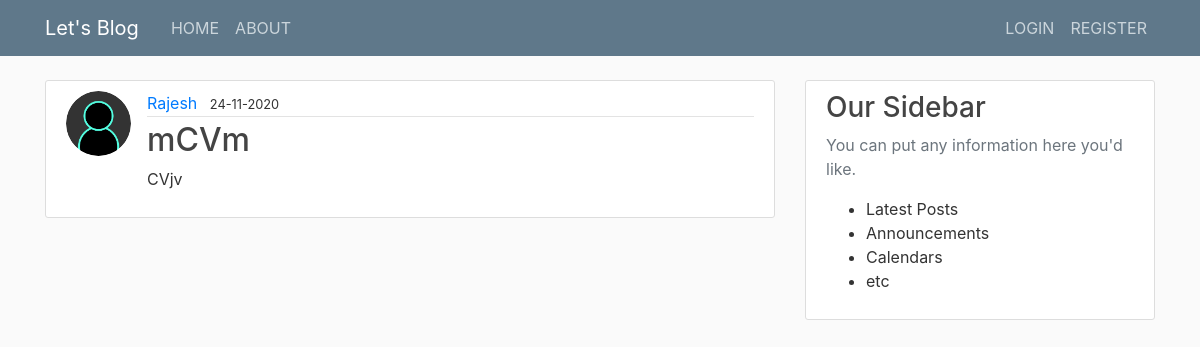
The page /post/14 on the database its author committed.
### flaskblog/models.py (models this page shows, shortened)
class User(db.Model, UserMixin):
    id = db.Column(db.Integer, primary_key=True)
    username = db.Column(db.String(10), unique=True, nullable=False)
    email = db.Column(db.String(120), unique=True, nullable=False)
    image_file = db.Column(db.String(20), nullable=False, default='default.jpg')
    password = db.Column(db.String(60), nullable=False)
    posts = db.relationship('Post', backref='author', lazy=True)

class Post(db.Model):
    id = db.Column(db.Integer, primary_key=True)
    title = db.Column(db.String(100), nullable=False)
    date_posted = db.Column(db.DateTime, nullable=False, default=datetime.utcnow)
    content = db.Column(db.Text, nullable=False)
    user_id = db.Column(db.Integer, db.ForeignKey('user.id'), nullable=False)

### flaskblog/posts/routes.py (the view)
@posts.route("/post/<int:post_id>")
def post(post_id):
    post = Post.query.get_or_404(post_id)
    return render_template('post.html', title=post.title, post=post)

### flaskblog/templates/post.html (shortened to what this page needs)
{% extends "layout.html" %} {% block content %}
<article class="media content-section">
  <img
    class="rounded-circle article-img"
    src="{{url_for('static',filename='profile_pics/'+post.author.image_file)}}"
  />
  <div class="media-body">
    <div class="article-metadata">
      <a
        href="{{ url_for('users.user_posts', username=post.author.username) }}"
        class="mr-2"
        >{{post.author.username}}</a
      >
      <small class="test-muted"
        >{{post.date_posted.strftime('%d-%m-%Y')}}</small
      >
    </div>
    <h2 class="article-title">{{post.title}}</h2>
    <p class="article-content">{{post.content}}</p>
  </div>
</article>
{% endblock content %}

### flaskblog/static/main.css (style rules this page uses)
body { background: #fafafa; color: #333333; margin-top: 5rem; }
h1, h2, h3, h4, h5, h6 { color: #444444; }
.content-section { background: #ffffff; padding: 10px 20px; border: 1px solid #dddddd; border-radius: 3px; margin-bottom: 20px; }
.article-title { color: #444444; }
.article-content { white-space: pre-line; }
.article-img { height: 65px; width: 65px; margin-right: 16px; }
.article-metadata { padding-bottom: 1px; margin-bottom: 4px; border-bottom: 1px solid #e3e3e3; }

### rows shown on the page
User: image_file (placeholder picture), author.username "Rajesh"
Post: date_posted "24-11-2020", title "mCVm", content "CVjv"
